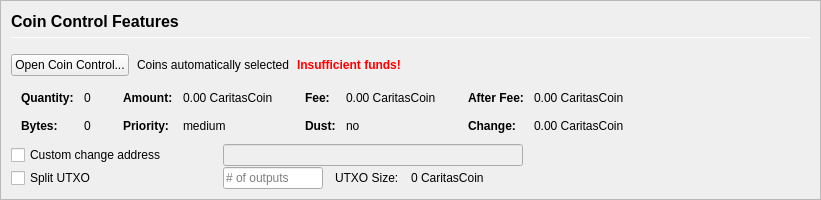
         <widget class="QFrame" name="frameCoinControl">
          <property name="sizePolicy">
           <sizepolicy hsizetype="Expanding" vsizetype="Expanding">
            <horstretch>0</horstretch>
            <verstretch>0</verstretch>
           </sizepolicy>
          </property>
          <property name="maximumSize">
           <size>
            <width>16777215</width>
            <height>16777215</height>
           </size>
          </property>
          <property name="frameShape">
           <enum>QFrame::StyledPanel</enum>
          </property>
          <property name="frameShadow">
           <enum>QFrame::Sunken</enum>
          </property>
          <layout class="QVBoxLayout" name="verticalLayoutCoinControl2">
           <property name="spacing">
            <number>0</number>
           </property>
           <property name="leftMargin">
            <number>0</number>
           </property>
           <property name="topMargin">
            <number>0</number>
           </property>
           <property name="rightMargin">
            <number>0</number>
           </property>
           <property name="bottomMargin">
            <number>0</number>
           </property>
           <item>
            <widget class="QFrame" name="frameCoinControl_BG">
             <layout class="QVBoxLayout" name="verticalLayoutCoinControl" stretch="0,0,0,0,0,0">
              <property name="spacing">
               <number>1</number>
              </property>
              <property name="leftMargin">
               <number>10</number>
              </property>
              <property name="topMargin">
               <number>10</number>
              </property>
              <item>
               <layout class="QHBoxLayout" name="horizontalLayoutCoinControl1">
                <property name="bottomMargin">
                 <number>15</number>
                </property>
                <item>
                 <layout class="QVBoxLayout" name="verticalLayout_3">
                  <property name="spacing">
                   <number>6</number>
                  </property>
                  <item>
                   <widget class="QLabel" name="labelCoinControlFeatures">
                    <property name="sizePolicy">
                     <sizepolicy hsizetype="Preferred" vsizetype="Maximum">
                      <horstretch>0</horstretch>
                      <verstretch>0</verstretch>
                     </sizepolicy>
                    </property>
                    <property name="minimumSize">
                     <size>
                      <width>0</width>
                      <height>20</height>
                     </size>
                    </property>
                    <property name="font">
                     <font>
                      <pointsize>12</pointsize>
                      <weight>75</weight>
                      <bold>true</bold>
                     </font>
                    </property>
                    <property name="styleSheet">
                     <string notr="true">font-weight:bold;</string>
                    </property>
                    <property name="text">
                     <string>Coin Control Features</string>
                    </property>
                   </widget>
                  </item>
                  <item>
                   <widget class="Line" name="line">
                    <property name="minimumSize">
                     <size>
                      <width>0</width>
                      <height>1</height>
                     </size>
                    </property>
                    <property name="maximumSize">
                     <size>
                      <width>16777215</width>
                      <height>1</height>
                     </size>
                    </property>
                    <property name="orientation">
                     <enum>Qt::Horizontal</enum>
                    </property>
                   </widget>
                  </item>
                 </layout>
                </item>
               </layout>
              </item>
              <item>
               <layout class="QHBoxLayout" name="horizontalLayoutCoinControl2" stretch="0,0,0,0">
                <property name="spacing">
                 <number>8</number>
                </property>
                <property name="bottomMargin">
                 <number>10</number>
                </property>
                <item>
                 <widget class="QPushButton" name="pushButtonCoinControl">
                  <property name="styleSheet">
                   <string notr="true"/>
                  </property>
                  <property name="text">
                   <string>Open Coin Control...</string>
                  </property>
                  <property name="autoDefault">
                   <bool>false</bool>
                  </property>
                 </widget>
                </item>
                <item>
                 <widget class="QLabel" name="labelCoinControlAutomaticallySelected">
                  <property name="text">
                   <string>Coins automatically selected</string>
                  </property>
                  <property name="margin">
                   <number>5</number>
                  </property>
                 </widget>
                </item>
                <item>
                 <widget class="QLabel" name="labelCoinControlInsuffFunds">
                  <property name="font">
                   <font>
                    <weight>75</weight>
                    <bold>true</bold>
                   </font>
                  </property>
                  <property name="styleSheet">
                   <string notr="true">color:red;font-weight:bold;</string>
                  </property>
                  <property name="text">
                   <string>Insufficient funds!</string>
                  </property>
                  <property name="margin">
                   <number>5</number>
                  </property>
                 </widget>
                </item>
                <item>
                 <spacer name="horizontalSpacerCoinControl">
                  <property name="orientation">
                   <enum>Qt::Horizontal</enum>
                  </property>
                  <property name="sizeHint" stdset="0">
                   <size>
                    <width>40</width>
                    <height>1</height>
                   </size>
                  </property>
                 </spacer>
                </item>
               </layout>
              </item>
              <item>
               <widget class="QWidget" name="widgetCoinControl" native="true">
                <property name="sizePolicy">
                 <sizepolicy hsizetype="Preferred" vsizetype="Preferred">
                  <horstretch>0</horstretch>
                  <verstretch>0</verstretch>
                 </sizepolicy>
                </property>
                <property name="minimumSize">
                 <size>
                  <width>0</width>
                  <height>0</height>
                 </size>
                </property>
                <property name="styleSheet">
                 <string notr="true"/>
                </property>
                <layout class="QHBoxLayout" name="horizontalLayoutCoinControl5">
                 <property name="leftMargin">
                  <number>0</number>
                 </property>
                 <property name="topMargin">
                  <number>0</number>
                 </property>
                 <property name="rightMargin">
                  <number>0</number>
                 </property>
                 <property name="bottomMargin">
                  <number>0</number>
                 </property>
                 <item>
                  <layout class="QHBoxLayout" name="horizontalLayoutCoinControl3" stretch="0,0,0,1">
                   <property name="spacing">
                    <number>20</number>
                   </property>
                   <property name="topMargin">
                    <number>0</number>
                   </property>
                   <property name="bottomMargin">
                    <number>10</number>
                   </property>
                   <item>
                    <layout class="QFormLayout" name="formLayoutCoinControl1">
                     <property name="horizontalSpacing">
                      <number>10</number>
                     </property>
                     <property name="verticalSpacing">
                      <number>14</number>
                     </property>
                     <property name="leftMargin">
                      <number>10</number>
                     </property>
                     <property name="topMargin">
                      <number>4</number>
                     </property>
                     <property name="rightMargin">
                      <number>6</number>
                     </property>
                     <item row="0" column="0">
                      <widget class="QLabel" name="labelCoinControlQuantityText">
                       <property name="font">
                        <font>
                         <weight>75</weight>
                         <bold>true</bold>
                        </font>
                       </property>
                       <property name="text">
                        <string>Quantity:</string>
                       </property>
                       <property name="margin">
                        <number>0</number>
                       </property>
                      </widget>
                     </item>
                     <item row="0" column="1">
                      <widget class="QLabel" name="labelCoinControlQuantity">
                       <property name="cursor">
                        <cursorShape>IBeamCursor</cursorShape>
                       </property>
                       <property name="contextMenuPolicy">
                        <enum>Qt::ActionsContextMenu</enum>
                       </property>
                       <property name="text">
                        <string notr="true">0</string>
                       </property>
                       <property name="margin">
                        <number>0</number>
                       </property>
                       <property name="textInteractionFlags">
                        <set>Qt::LinksAccessibleByMouse|Qt::TextSelectableByKeyboard|Qt::TextSelectableByMouse</set>
                       </property>
                      </widget>
                     </item>
                     <item row="1" column="0">
                      <widget class="QLabel" name="labelCoinControlBytesText">
                       <property name="font">
                        <font>
                         <weight>75</weight>
                         <bold>true</bold>
                        </font>
                       </property>
                       <property name="text">
                        <string>Bytes:</string>
                       </property>
                      </widget>
                     </item>
                     <item row="1" column="1">
                      <widget class="QLabel" name="labelCoinControlBytes">
                       <property name="cursor">
                        <cursorShape>IBeamCursor</cursorShape>
                       </property>
                       <property name="contextMenuPolicy">
                        <enum>Qt::ActionsContextMenu</enum>
                       </property>
                       <property name="text">
                        <string notr="true">0</string>
                       </property>
                       <property name="textInteractionFlags">
                        <set>Qt::LinksAccessibleByMouse|Qt::TextSelectableByKeyboard|Qt::TextSelectableByMouse</set>
                       </property>
                      </widget>
                     </item>
                    </layout>
                   </item>
                   <item>
                    <layout class="QFormLayout" name="formLayoutCoinControl2">
                     <property name="horizontalSpacing">
                      <number>10</number>
                     </property>
                     <property name="verticalSpacing">
                      <number>14</number>
                     </property>
                     <property name="leftMargin">
                      <number>6</number>
                     </property>
                     <property name="topMargin">
                      <number>4</number>
                     </property>
                     <property name="rightMargin">
                      <number>6</number>
                     </property>
                     <item row="0" column="0">
                      <widget class="QLabel" name="labelCoinControlAmountText">
                       <property name="font">
                        <font>
                         <weight>75</weight>
                         <bold>true</bold>
                        </font>
                       </property>
                       <property name="text">
                        <string>Amount:</string>
                       </property>
                       <property name="margin">
                        <number>0</number>
                       </property>
                      </widget>
                     </item>
                     <item row="0" column="1">
                      <widget class="QLabel" name="labelCoinControlAmount">
                       <property name="cursor">
                        <cursorShape>IBeamCursor</cursorShape>
                       </property>
                       <property name="contextMenuPolicy">
                        <enum>Qt::ActionsContextMenu</enum>
                       </property>
                       <property name="text">
                        <string notr="true">0.00 CaritasCoin</string>
                       </property>
                       <property name="textInteractionFlags">
                        <set>Qt::LinksAccessibleByMouse|Qt::TextSelectableByKeyboard|Qt::TextSelectableByMouse</set>
                       </property>
                      </widget>
                     </item>
                     <item row="1" column="0">
                      <widget class="QLabel" name="labelCoinControlPriorityText">
                       <property name="font">
                        <font>
                         <weight>75</weight>
                         <bold>true</bold>
                        </font>
                       </property>
                       <property name="text">
                        <string>Priority:</string>
                       </property>
                      </widget>
                     </item>
                     <item row="1" column="1">
                      <widget class="QLabel" name="labelCoinControlPriority">
                       <property name="cursor">
                        <cursorShape>IBeamCursor</cursorShape>
                       </property>
                       <property name="contextMenuPolicy">
                        <enum>Qt::ActionsContextMenu</enum>
                       </property>
                       <property name="text">
                        <string>medium</string>
                       </property>
                       <property name="textInteractionFlags">
                        <set>Qt::LinksAccessibleByMouse|Qt::TextSelectableByKeyboard|Qt::TextSelectableByMouse</set>
                       </property>
                      </widget>
                     </item>
                    </layout>
                   </item>
                   <item>
                    <layout class="QFormLayout" name="formLayoutCoinControl3">
                     <property name="horizontalSpacing">
                      <number>10</number>
                     </property>
                     <property name="verticalSpacing">
                      <number>14</number>
                     </property>
                     <property name="leftMargin">
                      <number>6</number>
                     </property>
                     <property name="topMargin">
                      <number>4</number>
                     </property>
                     <property name="rightMargin">
                      <number>6</number>
                     </property>
                     <item row="0" column="0">
                      <widget class="QLabel" name="labelCoinControlFeeText">
                       <property name="font">
                        <font>
                         <weight>75</weight>
                         <bold>true</bold>
                        </font>
                       </property>
                       <property name="text">
                        <string>Fee:</string>
                       </property>
                       <property name="margin">
                        <number>0</number>
                       </property>
                      </widget>
                     </item>
                     <item row="0" column="1">
                      <widget class="QLabel" name="labelCoinControlFee">
                       <property name="cursor">
                        <cursorShape>IBeamCursor</cursorShape>
                       </property>
                       <property name="contextMenuPolicy">
                        <enum>Qt::ActionsContextMenu</enum>
                       </property>
                       <property name="text">
                        <string notr="true">0.00 CaritasCoin</string>
                       </property>
                       <property name="textInteractionFlags">
                        <set>Qt::LinksAccessibleByMouse|Qt::TextSelectableByKeyboard|Qt::TextSelectableByMouse</set>
                       </property>
                      </widget>
                     </item>
                     <item row="1" column="0">
                      <widget class="QLabel" name="labelCoinControlLowOutputText">
                       <property name="font">
                        <font>
                         <weight>75</weight>
                         <bold>true</bold>
                        </font>
                       </property>
                       <property name="text">
                        <string>Dust:</string>
                       </property>
                      </widget>
                     </item>
                     <item row="1" column="1">
                      <widget class="QLabel" name="labelCoinControlLowOutput">
                       <property name="cursor">
                        <cursorShape>IBeamCursor</cursorShape>
                       </property>
                       <property name="contextMenuPolicy">
                        <enum>Qt::ActionsContextMenu</enum>
                       </property>
                       <property name="text">
                        <string>no</string>
                       </property>
                       <property name="textInteractionFlags">
                        <set>Qt::LinksAccessibleByMouse|Qt::TextSelectableByKeyboard|Qt::TextSelectableByMouse</set>
                       </property>
                      </widget>
                     </item>
                    </layout>
                   </item>
                   <item>
                    <layout class="QFormLayout" name="formLayoutCoinControl4">
                     <property name="horizontalSpacing">
                      <number>10</number>
                     </property>
                     <property name="verticalSpacing">
                      <number>14</number>
                     </property>
                     <property name="leftMargin">
                      <number>6</number>
                     </property>
                     <property name="topMargin">
                      <number>4</number>
                     </property>
                     <property name="rightMargin">
                      <number>6</number>
                     </property>
                     <item row="0" column="0">
                      <widget class="QLabel" name="labelCoinControlAfterFeeText">
                       <property name="font">
                        <font>
                         <weight>75</weight>
                         <bold>true</bold>
                        </font>
                       </property>
                       <property name="text">
                        <string>After Fee:</string>
                       </property>
                       <property name="margin">
                        <number>0</number>
                       </property>
                      </widget>
                     </item>
                     <item row="0" column="1">
                      <widget class="QLabel" name="labelCoinControlAfterFee">
                       <property name="cursor">
                        <cursorShape>IBeamCursor</cursorShape>
                       </property>
                       <property name="contextMenuPolicy">
                        <enum>Qt::ActionsContextMenu</enum>
                       </property>
                       <property name="text">
                        <string notr="true">0.00 CaritasCoin</string>
                       </property>
                       <property name="textInteractionFlags">
                        <set>Qt::LinksAccessibleByMouse|Qt::TextSelectableByKeyboard|Qt::TextSelectableByMouse</set>
                       </property>
                      </widget>
                     </item>
                     <item row="1" column="0">
                      <widget class="QLabel" name="labelCoinControlChangeText">
                       <property name="font">
                        <font>
                         <weight>75</weight>
                         <bold>true</bold>
                        </font>
                       </property>
                       <property name="text">
                        <string>Change:</string>
                       </property>
                      </widget>
                     </item>
                     <item row="1" column="1">
                      <widget class="QLabel" name="labelCoinControlChange">
                       <property name="cursor">
                        <cursorShape>IBeamCursor</cursorShape>
                       </property>
                       <property name="contextMenuPolicy">
                        <enum>Qt::ActionsContextMenu</enum>
                       </property>
                       <property name="text">
                        <string notr="true">0.00 CaritasCoin</string>
                       </property>
                       <property name="textInteractionFlags">
                        <set>Qt::LinksAccessibleByMouse|Qt::TextSelectableByKeyboard|Qt::TextSelectableByMouse</set>
                       </property>
                      </widget>
                     </item>
                    </layout>
                   </item>
                  </layout>
                 </item>
                </layout>
               </widget>
              </item>
              <item>
               <layout class="QHBoxLayout" name="horizontalLayoutCoinControl4">
                <property name="spacing">
                 <number>12</number>
                </property>
                <property name="sizeConstraint">
                 <enum>QLayout::SetDefaultConstraint</enum>
                </property>
                <property name="topMargin">
                 <number>0</number>
                </property>
                <property name="rightMargin">
                 <number>0</number>
                </property>
                <item>
                 <widget class="QCheckBox" name="checkBoxCoinControlChange">
                  <property name="sizePolicy">
                   <sizepolicy hsizetype="Preferred" vsizetype="Preferred">
                    <horstretch>0</horstretch>
                    <verstretch>0</verstretch>
                   </sizepolicy>
                  </property>
                  <property name="minimumSize">
                   <size>
                    <width>200</width>
                    <height>0</height>
                   </size>
                  </property>
                  <property name="maximumSize">
                   <size>
                    <width>200</width>
                    <height>16777215</height>
                   </size>
                  </property>
                  <property name="toolTip">
                   <string>If this is activated, but the change address is empty or invalid, change will be sent to a newly generated address.</string>
                  </property>
                  <property name="text">
                   <string>Custom change address</string>
                  </property>
                 </widget>
                </item>
                <item>
                 <widget class="QValidatedLineEdit" name="lineEditCoinControlChange">
                  <property name="enabled">
                   <bool>false</bool>
                  </property>
                  <property name="sizePolicy">
                   <sizepolicy hsizetype="Preferred" vsizetype="Preferred">
                    <horstretch>0</horstretch>
                    <verstretch>0</verstretch>
                   </sizepolicy>
                  </property>
                  <property name="minimumSize">
                   <size>
                    <width>300</width>
                    <height>0</height>
                   </size>
                  </property>
                 </widget>
                </item>
                <item>
                 <widget class="QLabel" name="labelCoinControlChangeLabel">
                  <property name="sizePolicy">
                   <sizepolicy hsizetype="Preferred" vsizetype="Preferred">
                    <horstretch>0</horstretch>
                    <verstretch>0</verstretch>
                   </sizepolicy>
                  </property>
                  <property name="minimumSize">
                   <size>
                    <width>100</width>
                    <height>0</height>
                   </size>
                  </property>
                  <property name="text">
                   <string/>
                  </property>
                  <property name="margin">
                   <number>3</number>
                  </property>
                 </widget>
                </item>
               </layout>
              </item>
              <item>
               <layout class="QHBoxLayout" name="horizontalLayoutCoinControl6">
                <property name="spacing">
                 <number>12</number>
                </property>
                <property name="rightMargin">
                 <number>0</number>
                </property>
                <item>
                 <widget class="QCheckBox" name="splitBlockCheckBox">
                  <property name="sizePolicy">
                   <sizepolicy hsizetype="Preferred" vsizetype="Preferred">
                    <horstretch>0</horstretch>
                    <verstretch>0</verstretch>
                   </sizepolicy>
                  </property>
                  <property name="minimumSize">
                   <size>
                    <width>200</width>
                    <height>0</height>
                   </size>
                  </property>
                  <property name="maximumSize">
                   <size>
                    <width>200</width>
                    <height>16777215</height>
                   </size>
                  </property>
                  <property name="text">
                   <string>Split UTXO</string>
                  </property>
                 </widget>
                </item>
                <item>
                 <widget class="QLineEdit" name="splitBlockLineEdit">
                  <property name="sizePolicy">
                   <sizepolicy hsizetype="Preferred" vsizetype="Preferred">
                    <horstretch>50</horstretch>
                    <verstretch>0</verstretch>
                   </sizepolicy>
                  </property>
                  <property name="minimumSize">
                   <size>
                    <width>100</width>
                    <height>0</height>
                   </size>
                  </property>
                  <property name="maximumSize">
                   <size>
                    <width>100</width>
                    <height>16777215</height>
                   </size>
                  </property>
                  <property name="placeholderText">
                   <string># of outputs</string>
                  </property>
                 </widget>
                </item>
                <item>
                 <widget class="QLabel" name="labelBlockSizeText">
                  <property name="text">
                   <string>UTXO Size:</string>
                  </property>
                 </widget>
                </item>
                <item>
                 <widget class="QLabel" name="labelBlockSize">
                  <property name="text">
                   <string>0 CaritasCoin</string>
                  </property>
                 </widget>
                </item>
                <item>
                 <spacer name="horizontalSpacer_7">
                  <property name="orientation">
                   <enum>Qt::Horizontal</enum>
                  </property>
                  <property name="sizeHint" stdset="0">
                   <size>
                    <width>40</width>
                    <height>20</height>
                   </size>
                  </property>
                 </spacer>
                </item>
               </layout>
              </item>
              <item>
               <spacer name="verticalSpacerCoinControl">
                <property name="orientation">
                 <enum>Qt::Vertical</enum>
                </property>
                <property name="sizeHint" stdset="0">
                 <size>
                  <width>800</width>
                  <height>1</height>
                 </size>
                </property>
               </spacer>
              </item>
             </layout>
            </widget>
           </item>
          </layout>
         </widget>
